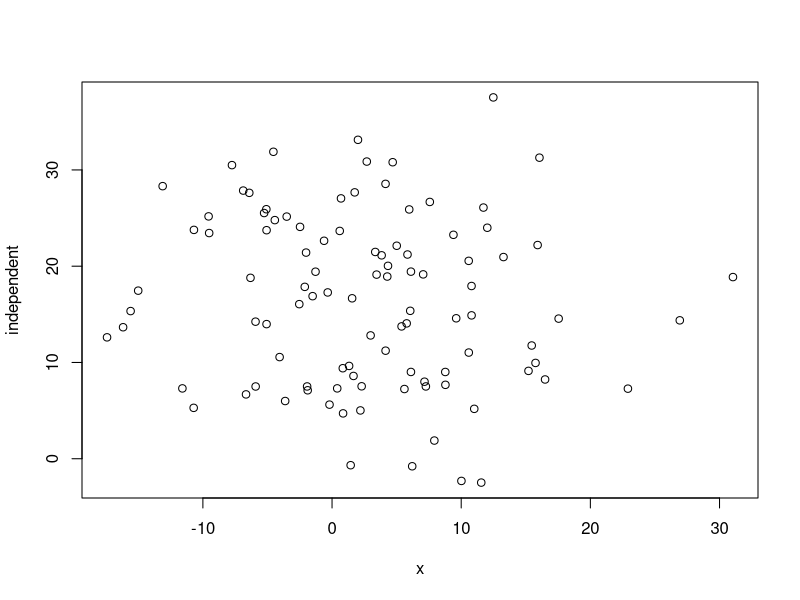
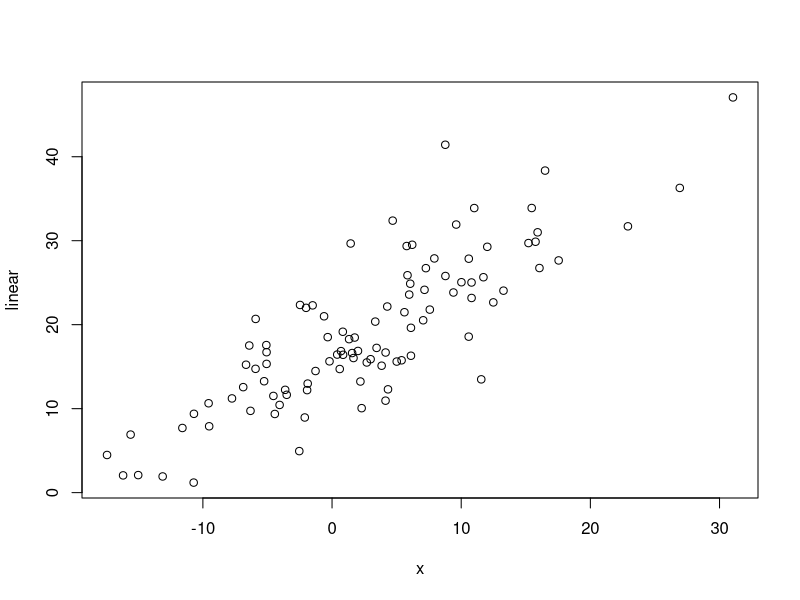
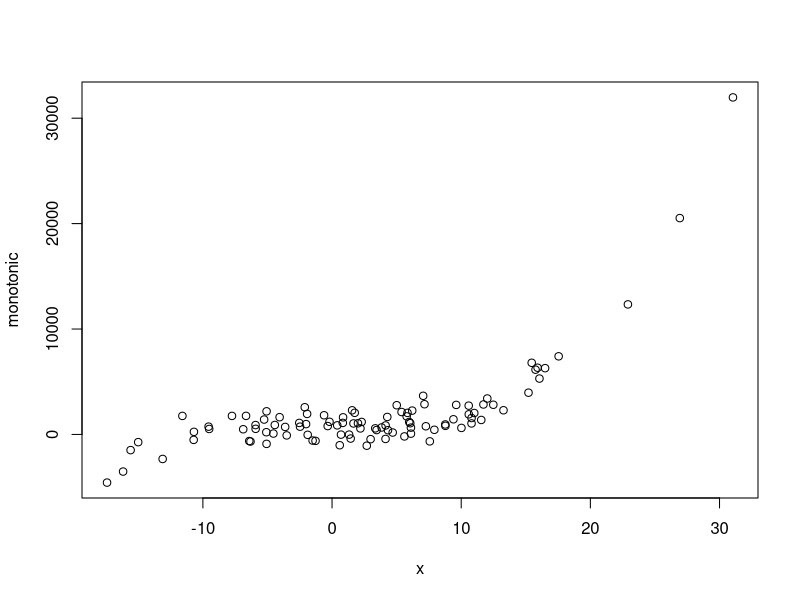
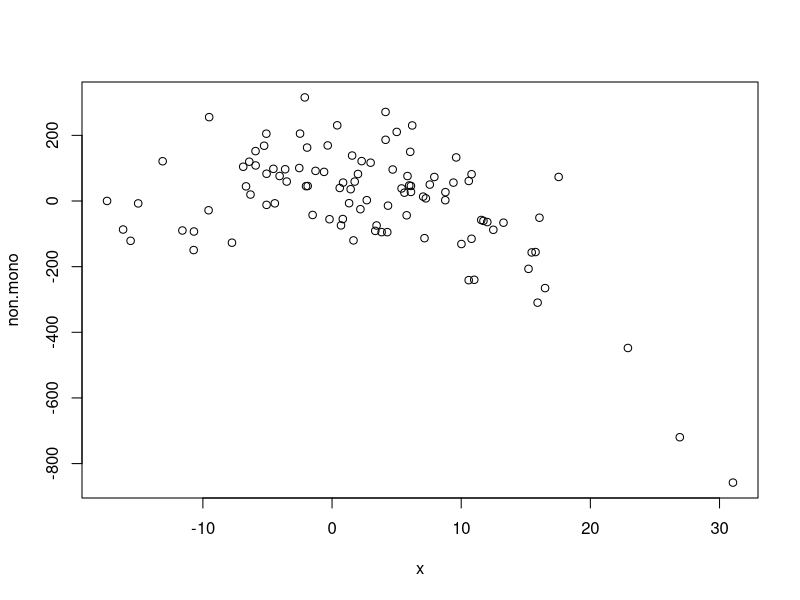
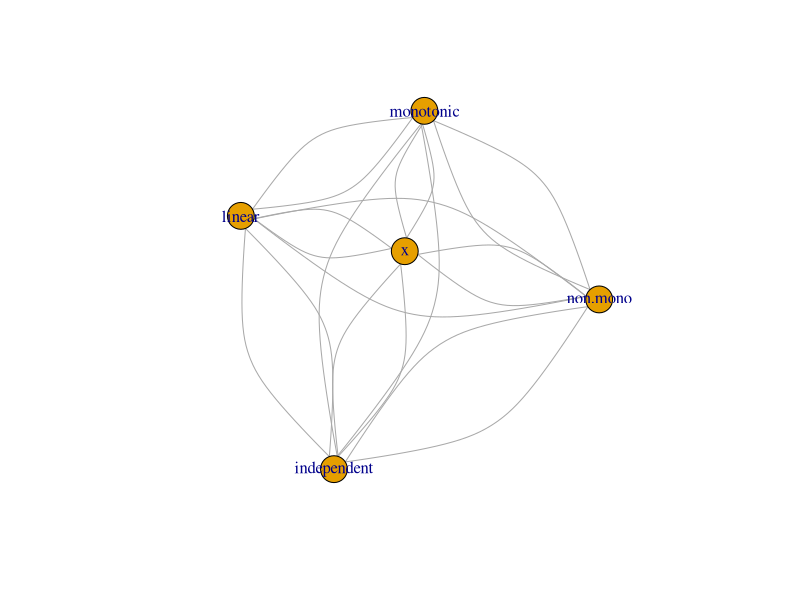
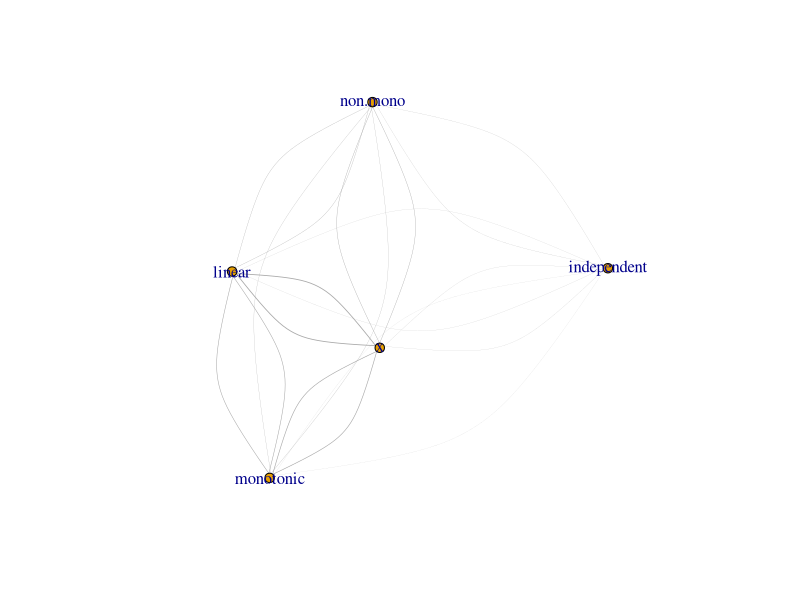
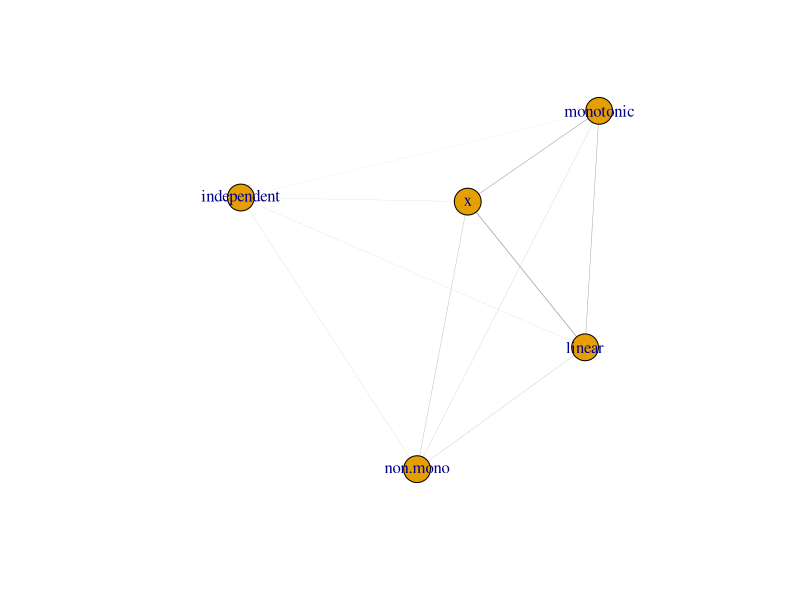
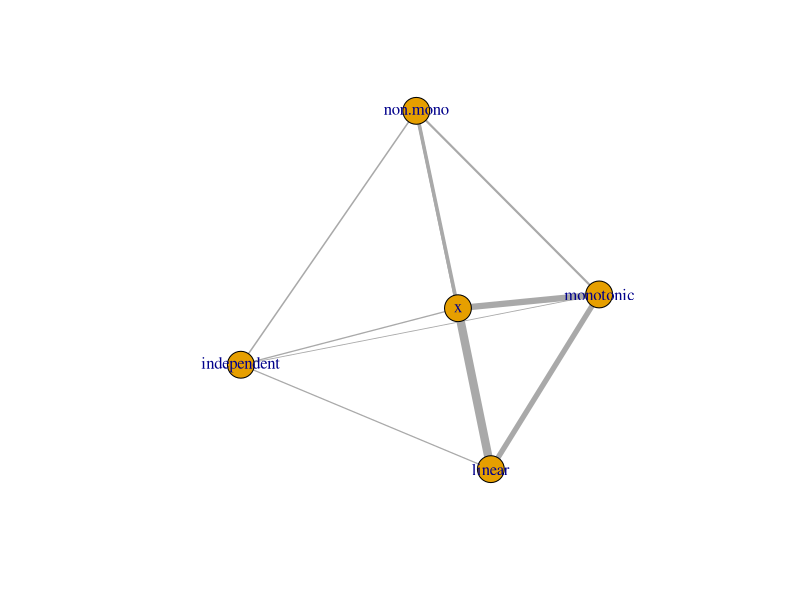

Recreate these plots in R, in order.
## ---- chunk 1
library(knitr)
library(rmarkdown)
opts_knit$set(root.dir='~/Documents/repos/tutorials/2017-07-10_network_analysis')
opts_chunk$set(tidy.opts=list(width.cutoff=60),tidy=TRUE)
## ---- chunk 2
library(Hmisc)
library(reshape2)
library(igraph)
library(sna)
library(RColorBrewer)
## ---- chunk 3
set.seed(35)
x <- rnorm(100, mean=1, sd=9)
independent<-0+rnorm(100, mean=14, sd=9)
linear <- rnorm(100, mean=17, sd=5) +0.8*x
monotonic <- rnorm(100, mean=800, sd=1000) + x^3
non.mono <-  rnorm(100, mean=100, sd=100) - x^2

#put them all together
df<-data.frame(x, independent, linear, monotonic, non.mono)
head(df)
## ---- chunk 4
plot(independent ~ x, data = df)
## ---- chunk 5
plot(linear ~ x, data = df)
## ---- chunk 6
plot(monotonic ~ x, data = df)
## ---- chunk 7
plot(non.mono ~ x, data = df)
## ---- chunk 8
results_sp<-rcorr(as.matrix(df),type="spearman")
results_hd<-hoeffd(as.matrix(df)) 

#make two seperate objects for p-value and correlation coefficients
rhos<-results_sp$r
sp_ps<-results_sp$P
ds<-results_hd$D
ds_ps<-results_hd$P

# going to melt these objects to 'long form' where the first two columns make up the pairs of OTUs, I am also removing NA's as they are self-comparisons, not enough data, other bad stuff
sp_melt<-na.omit(melt(sp_ps))
ds_melt<-na.omit(melt(ds_ps))

#creating a qvalue (adjusted pvalue) based on FDR
sp_melt$spearman_qval<-p.adjust(sp_melt$value, "fdr")
ds_melt$hoeffding_qval<-p.adjust(ds_melt$value, "fdr")
#making column names more relevant
names(sp_melt)[3]<-"spearman_pval"
names(ds_melt)[3]<-"hoeffding_pval"

# now melting the correlations
rho.melt<-na.omit(melt(rhos))
d.melt<-na.omit(melt(ds))
# add column names
names(rho.melt)[3]<-"rho"
names(d.melt)[3]<-"D"

#merging and subset for significant coefficients
sp_merged<-merge(sp_melt,rho.melt,by=c("Var1","Var2"))
ds_merged<-merge(ds_melt, d.melt,by=c("Var1","Var2"))
merged<-merge(sp_merged, ds_merged, by=c("Var1", "Var2"))
#subset for significant relationships
merged<-subset(merged, spearman_qval < 0.05 | spearman_qval >= 0.05 & hoeffding_qval < 0.05 | !is.na(spearman_qval) | !is.na(hoeffding_qval))

#because both rho and D are coefficient, we can combine them
merged$coefficient_type <- ifelse(abs(merged$rho) > abs(merged$D), "rho", "D")
merged$coefficient <- ifelse(merged$coefficient_type == colnames(merged)[5], merged$rho, merged$D)

#remove 
final_results <- merged[, c("Var1", "Var2", "coefficient", "coefficient_type")]
head(final_results)
## ---- chunk 9
# turn relationships into a network graph
# the relationships here are undirected
temp.graph<-graph.edgelist(as.matrix(final_results[,c(1,2)]),directed=FALSE)
# E() assigns edge atributes
E(temp.graph)
E(temp.graph)$weight<-abs(final_results$coefficient)
## ---- chunk 10
plot(temp.graph)
# add some graph attributes
plot(temp.graph, vertex.size = 5, edge.width=E(temp.graph)$weight)
## ---- chunk 11
# because our network is undirected, every relationship is duplicated. "simplify" removes duplicated nodes and edges
temp.simplified<-simplify(temp.graph, edge.attr.comb="mean")
    # by default, it would use "sum"
plot(temp.simplified, edge.width=E(temp.simplified)$weight)
## ---- chunk 12
E(temp.simplified)$weight <- E(temp.simplified)$weight * 10
plot(temp.simplified, edge.width=E(temp.simplified)$weight)
## ---- chunk 13
plot(temp.simplified, edge.width=E(temp.simplified)$weight, layout=layout_in_circle)
plot(temp.simplified, edge.width=E(temp.simplified)$weight, layout=layout_as_tree)
plot(temp.simplified, edge.width=E(temp.simplified)$weight, layout=layout_nicely)
# more here: http://igraph.org/r/doc/layout_.html
## ---- chunk 14
E(temp.graph)$coefficient <- final_results$coefficient
E(temp.graph)$lty <- ifelse(E(temp.graph)$coefficient > 0, 1, 2)
temp.simplified<-simplify(temp.graph, edge.attr.comb="mean")
E(temp.simplified)$lty <- ifelse(E(temp.simplified)$coefficient > 0, 1, 2)
plot(temp.simplified, edge.width=E(temp.simplified)$weight, layout=layout_in_circle, edge.lty = E(temp.simplified)$lty)
## ---- chunk 15
E(temp.simplified)$colors <- ifelse(E(temp.simplified)$coefficient > 0, "black", "red")
plot(temp.simplified, edge.width=E(temp.simplified)$weight, layout=layout_in_circle, edge.lty = E(temp.simplified)$lty, edge.color = E(temp.simplified)$colors)
## ---- chunk 16
df <- data.frame(V(temp.simplified)$name)
df
## ---- chunk 17
colorCount <- length(unique(df[, 1]))
getPalette <- colorRampPalette(brewer.pal(8, "Dark2"))
df$colors <- getPalette(colorCount)
V(temp.simplified)$colors <- df$colors
plot(temp.simplified, edge.width=E(temp.simplified)$weight, layout=layout_in_circle, edge.lty = E(temp.simplified)$lty, edge.color = E(temp.simplified)$colors, vertex.color = V(temp.simplified)$colors)
## ---- chunk 18
plot(temp.simplified, edge.width=E(temp.simplified)$weight, layout=layout_in_circle, edge.lty = E(temp.simplified)$lty, edge.color = E(temp.simplified)$colors, vertex.color = V(temp.simplified)$colors, vertex.label=NA)
legend(x=-1.5, y=-1.1, df[, 1], pch=21, col="black", pt.bg=df$colors, pt.cex=2, cex=.8, bty="n", ncol=1)
## ---- chunk 19
V(temp.simplified)$frame.color <- df$colors
plot(temp.simplified, edge.width=E(temp.simplified)$weight, layout=layout_in_circle, edge.lty = E(temp.simplified)$lty, edge.color = E(temp.simplified)$colors, vertex.color = V(temp.simplified)$colors, vertex.frame.color = V(temp.simplified)$frame.color, vertex.label=NA)
legend(x=-1.5, y=-1.1, df[, 1], pch=21, col=df$colors, pt.bg=df$colors, pt.cex=2, cex=.8, bty="n", ncol=1)
## ---- chunk 20
# number of nodes
N_nodes<-vcount(temp.graph)
# number of edges
N_edges<-ecount(temp.graph)

# how well do our network cluster?
g.components <- clusters(temp.graph)
# number of clusters
N_clusters<-g.components$no
# size of the largest cluster in the network
Max_csize<-max(g.components$csize)
# and the number of edges associated with
Max_c_edges<-ecount(induced.subgraph(temp.graph, which(g.components$membership == which.max(g.components$csize))))

# the number of edges in a network divided by the total number of possible edges
g.density<-graph.density(temp.graph)

# the paths around the network on average
g.pathlength.avg<-average.path.length(temp.graph)

# centrality: how connected is the network?
# by betweenness: the number of shortest paths from all nodes to all others that pass through that node.
betcent<-centralization.betweenness(temp.graph)$centralization
# by degree: the number of edges a node has.
degcent<-centralization.degree(temp.graph)$centralization

# modularity: are nodes connected within their clusters (modules) more than between clusters than they would by chance?
g.mod<-modularity(edge.betweenness.community(temp.graph))

# effective size: the number of relationships between a node and other unrelated nodes
## effective size function ##
# definite a function like this
ego.effective.size <- function(g, ego, ...) {
  egonet <- induced.subgraph(g, neighbors(g, ego, ...))
  n <- vcount(egonet)
  t <- ecount(egonet)
  return(n - (2 * t) / n)
}
effective.size <- function(g, ego=NULL, ...) {
  if(!is.null(ego)) {
    return(ego.effective.size(g, ego, ...))
  }
  return (sapply(V(g), function(x) {ego.effective.size(g,x, ...)}))
}
# calculate average effective size
efsize_avg<-mean(effective.size(temp.graph, mode = "all"))

# combine them together
test<-cbind(N_nodes, N_edges, N_clusters, Max_csize, Max_c_edges, g.density, g.pathlength.avg, betcent, degcent, g.mod, efsize_avg)
